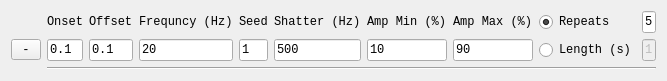
<?xml version="1.0" encoding="UTF-8"?>
<ui version="4.0">
 <class>Form</class>
 <widget class="QWidget" name="Form">
  <property name="geometry">
   <rect>
    <x>0</x>
    <y>0</y>
    <width>667</width>
    <height>76</height>
   </rect>
  </property>
  <property name="sizePolicy">
   <sizepolicy hsizetype="Preferred" vsizetype="Preferred">
    <horstretch>0</horstretch>
    <verstretch>0</verstretch>
   </sizepolicy>
  </property>
  <property name="font">
   <font>
    <family>Lucida Console</family>
   </font>
  </property>
  <property name="windowTitle">
   <string>Form</string>
  </property>
  <layout class="QGridLayout" name="gridLayout">
   <item row="1" column="9">
    <widget class="QLineEdit" name="lengthEdit">
     <property name="enabled">
      <bool>false</bool>
     </property>
     <property name="text">
      <string>1</string>
     </property>
    </widget>
   </item>
   <item row="1" column="1">
    <widget class="QLineEdit" name="onsetEdit">
     <property name="text">
      <string>0.1</string>
     </property>
    </widget>
   </item>
   <item row="0" column="2">
    <widget class="QLabel" name="label_2">
     <property name="text">
      <string>Offset</string>
     </property>
    </widget>
   </item>
   <item row="0" column="1">
    <widget class="QLabel" name="label">
     <property name="text">
      <string>Onset</string>
     </property>
    </widget>
   </item>
   <item row="1" column="2">
    <widget class="QLineEdit" name="offsetEdit">
     <property name="text">
      <string>0.1</string>
     </property>
    </widget>
   </item>
   <item row="2" column="1" colspan="9">
    <widget class="Line" name="line_2">
     <property name="orientation">
      <enum>Qt::Horizontal</enum>
     </property>
    </widget>
   </item>
   <item row="0" column="7">
    <widget class="QLabel" name="label_7">
     <property name="text">
      <string>Amp Max (%)</string>
     </property>
    </widget>
   </item>
   <item row="0" column="6">
    <widget class="QLabel" name="label_6">
     <property name="text">
      <string>Amp Min (%)</string>
     </property>
    </widget>
   </item>
   <item row="1" column="4">
    <widget class="QLineEdit" name="seedEdit">
     <property name="text">
      <string>1</string>
     </property>
    </widget>
   </item>
   <item row="1" column="7">
    <widget class="QLineEdit" name="ampMaxEdit">
     <property name="text">
      <string>90</string>
     </property>
    </widget>
   </item>
   <item row="0" column="9">
    <widget class="QLineEdit" name="repeatsEdit">
     <property name="text">
      <string>5</string>
     </property>
    </widget>
   </item>
   <item row="1" column="3">
    <widget class="QLineEdit" name="frequencyEdit">
     <property name="text">
      <string>20</string>
     </property>
    </widget>
   </item>
   <item row="0" column="8">
    <widget class="QRadioButton" name="repeatsRadio">
     <property name="text">
      <string>Repeats</string>
     </property>
     <property name="checked">
      <bool>true</bool>
     </property>
     <property name="autoExclusive">
      <bool>false</bool>
     </property>
    </widget>
   </item>
   <item row="1" column="6">
    <widget class="QLineEdit" name="ampMinEdit">
     <property name="text">
      <string>10</string>
     </property>
    </widget>
   </item>
   <item row="1" column="8">
    <widget class="QRadioButton" name="lengthRadio">
     <property name="text">
      <string>Length (s)</string>
     </property>
     <property name="autoExclusive">
      <bool>false</bool>
     </property>
    </widget>
   </item>
   <item row="0" column="5">
    <widget class="QLabel" name="label_8">
     <property name="text">
      <string>Shatter (Hz)</string>
     </property>
    </widget>
   </item>
   <item row="0" column="3">
    <widget class="QLabel" name="label_4">
     <property name="text">
      <string>Frequncy (Hz)</string>
     </property>
    </widget>
   </item>
   <item row="1" column="5">
    <widget class="QLineEdit" name="shatterHzEdit">
     <property name="text">
      <string>500</string>
     </property>
    </widget>
   </item>
   <item row="0" column="4">
    <widget class="QLabel" name="label_5">
     <property name="text">
      <string>Seed</string>
     </property>
    </widget>
   </item>
   <item row="1" column="0">
    <widget class="QToolButton" name="removeButton">
     <property name="text">
      <string>-</string>
     </property>
    </widget>
   </item>
  </layout>
 </widget>
 <resources/>
 <connections>
  <connection>
   <sender>repeatsRadio</sender>
   <signal>clicked()</signal>
   <receiver>lengthRadio</receiver>
   <slot>toggle()</slot>
   <hints>
    <hint type="sourcelabel">
     <x>552</x>
     <y>19</y>
    </hint>
    <hint type="destinationlabel">
     <x>550</x>
     <y>43</y>
    </hint>
   </hints>
  </connection>
  <connection>
   <sender>lengthRadio</sender>
   <signal>clicked()</signal>
   <receiver>repeatsRadio</receiver>
   <slot>toggle()</slot>
   <hints>
    <hint type="sourcelabel">
     <x>574</x>
     <y>41</y>
    </hint>
    <hint type="destinationlabel">
     <x>577</x>
     <y>23</y>
    </hint>
   </hints>
  </connection>
  <connection>
   <sender>repeatsRadio</sender>
   <signal>toggled(bool)</signal>
   <receiver>repeatsEdit</receiver>
   <slot>setEnabled(bool)</slot>
   <hints>
    <hint type="sourcelabel">
     <x>594</x>
     <y>20</y>
    </hint>
    <hint type="destinationlabel">
     <x>618</x>
     <y>18</y>
    </hint>
   </hints>
  </connection>
  <connection>
   <sender>lengthRadio</sender>
   <signal>toggled(bool)</signal>
   <receiver>lengthEdit</receiver>
   <slot>setEnabled(bool)</slot>
   <hints>
    <hint type="sourcelabel">
     <x>582</x>
     <y>42</y>
    </hint>
    <hint type="destinationlabel">
     <x>625</x>
     <y>44</y>
    </hint>
   </hints>
  </connection>
 </connections>
</ui>
